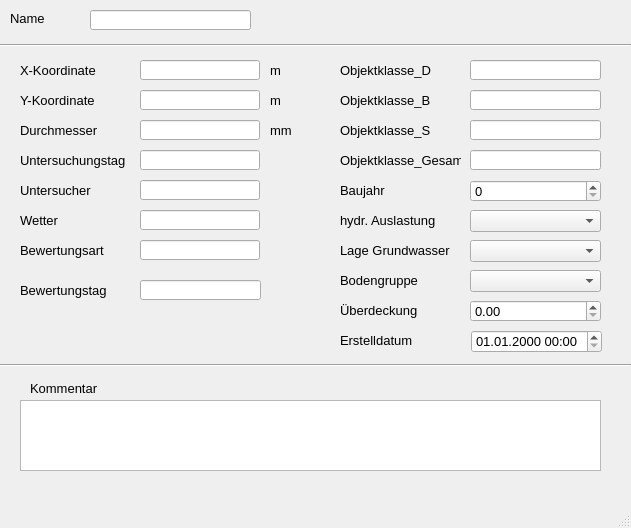
<?xml version="1.0" encoding="UTF-8"?>
<ui version="4.0">
 <class>MainWindow</class>
 <widget class="QMainWindow" name="MainWindow">
  <property name="enabled">
   <bool>true</bool>
  </property>
  <property name="geometry">
   <rect>
    <x>0</x>
    <y>0</y>
    <width>631</width>
    <height>528</height>
   </rect>
  </property>
  <property name="minimumSize">
   <size>
    <width>631</width>
    <height>393</height>
   </size>
  </property>
  <property name="font">
   <font>
    <family>Tahoma</family>
    <pointsize>10</pointsize>
   </font>
  </property>
  <property name="windowTitle">
   <string>MainWindow</string>
  </property>
  <widget class="QWidget" name="centralwidget">
   <widget class="QLabel" name="label">
    <property name="geometry">
     <rect>
      <x>10</x>
      <y>10</y>
      <width>46</width>
      <height>16</height>
     </rect>
    </property>
    <property name="text">
     <string>Name</string>
    </property>
   </widget>
   <widget class="Line" name="line">
    <property name="geometry">
     <rect>
      <x>0</x>
      <y>30</y>
      <width>631</width>
      <height>31</height>
     </rect>
    </property>
    <property name="orientation">
     <enum>Qt::Horizontal</enum>
    </property>
   </widget>
   <widget class="QLabel" name="label_14">
    <property name="geometry">
     <rect>
      <x>30</x>
      <y>380</y>
      <width>81</width>
      <height>16</height>
     </rect>
    </property>
    <property name="text">
     <string>Kommentar</string>
    </property>
   </widget>
   <widget class="QLabel" name="label_11">
    <property name="geometry">
     <rect>
      <x>270</x>
      <y>60</y>
      <width>41</width>
      <height>21</height>
     </rect>
    </property>
    <property name="text">
     <string>m</string>
    </property>
   </widget>
   <widget class="QLabel" name="label_70">
    <property name="geometry">
     <rect>
      <x>340</x>
      <y>330</y>
      <width>111</width>
      <height>21</height>
     </rect>
    </property>
    <property name="text">
     <string>Erstelldatum</string>
    </property>
   </widget>
   <widget class="QLabel" name="label_9">
    <property name="geometry">
     <rect>
      <x>20</x>
      <y>90</y>
      <width>81</width>
      <height>21</height>
     </rect>
    </property>
    <property name="text">
     <string>Y-Koordinate</string>
    </property>
   </widget>
   <widget class="QLabel" name="label_12">
    <property name="geometry">
     <rect>
      <x>270</x>
      <y>90</y>
      <width>41</width>
      <height>21</height>
     </rect>
    </property>
    <property name="text">
     <string>m</string>
    </property>
   </widget>
   <widget class="Line" name="line_2">
    <property name="geometry">
     <rect>
      <x>0</x>
      <y>350</y>
      <width>631</width>
      <height>31</height>
     </rect>
    </property>
    <property name="orientation">
     <enum>Qt::Horizontal</enum>
    </property>
   </widget>
   <widget class="QLabel" name="label_6">
    <property name="geometry">
     <rect>
      <x>20</x>
      <y>60</y>
      <width>91</width>
      <height>21</height>
     </rect>
    </property>
    <property name="text">
     <string>X-Koordinate</string>
    </property>
   </widget>
   <widget class="QLabel" name="label_27">
    <property name="geometry">
     <rect>
      <x>270</x>
      <y>120</y>
      <width>41</width>
      <height>21</height>
     </rect>
    </property>
    <property name="text">
     <string>mm</string>
    </property>
   </widget>
   <widget class="QLabel" name="label_39">
    <property name="geometry">
     <rect>
      <x>20</x>
      <y>120</y>
      <width>81</width>
      <height>21</height>
     </rect>
    </property>
    <property name="text">
     <string>Durchmesser</string>
    </property>
   </widget>
   <widget class="QLineEdit" name="untersuchsch">
    <property name="geometry">
     <rect>
      <x>90</x>
      <y>10</y>
      <width>161</width>
      <height>20</height>
     </rect>
    </property>
   </widget>
   <widget class="QLineEdit" name="durchm">
    <property name="geometry">
     <rect>
      <x>140</x>
      <y>120</y>
      <width>120</width>
      <height>20</height>
     </rect>
    </property>
   </widget>
   <widget class="QTextEdit" name="kommentar">
    <property name="geometry">
     <rect>
      <x>20</x>
      <y>400</y>
      <width>581</width>
      <height>71</height>
     </rect>
    </property>
   </widget>
   <widget class="QLabel" name="label_42">
    <property name="geometry">
     <rect>
      <x>20</x>
      <y>150</y>
      <width>111</width>
      <height>21</height>
     </rect>
    </property>
    <property name="text">
     <string>Untersuchungstag</string>
    </property>
   </widget>
   <widget class="QLineEdit" name="untersuchtag">
    <property name="geometry">
     <rect>
      <x>140</x>
      <y>150</y>
      <width>120</width>
      <height>20</height>
     </rect>
    </property>
   </widget>
   <widget class="QgsDateTimeEdit" name="createdat">
    <property name="geometry">
     <rect>
      <x>471</x>
      <y>330</y>
      <width>131</width>
      <height>23</height>
     </rect>
    </property>
    <property name="currentSection">
     <enum>QDateTimeEdit::DaySection</enum>
    </property>
    <property name="displayFormat">
     <string>dd.MM.yyyy HH:mm</string>
    </property>
   </widget>
   <widget class="QLineEdit" name="y">
    <property name="geometry">
     <rect>
      <x>140</x>
      <y>90</y>
      <width>120</width>
      <height>20</height>
     </rect>
    </property>
    <property name="readOnly">
     <bool>true</bool>
    </property>
   </widget>
   <widget class="QLineEdit" name="x">
    <property name="geometry">
     <rect>
      <x>140</x>
      <y>60</y>
      <width>120</width>
      <height>20</height>
     </rect>
    </property>
    <property name="readOnly">
     <bool>true</bool>
    </property>
   </widget>
   <widget class="QLabel" name="label_43">
    <property name="geometry">
     <rect>
      <x>20</x>
      <y>180</y>
      <width>81</width>
      <height>21</height>
     </rect>
    </property>
    <property name="text">
     <string>Untersucher</string>
    </property>
   </widget>
   <widget class="QLineEdit" name="untersucher">
    <property name="geometry">
     <rect>
      <x>140</x>
      <y>180</y>
      <width>120</width>
      <height>20</height>
     </rect>
    </property>
   </widget>
   <widget class="QLabel" name="label_44">
    <property name="geometry">
     <rect>
      <x>20</x>
      <y>210</y>
      <width>81</width>
      <height>21</height>
     </rect>
    </property>
    <property name="text">
     <string>Wetter</string>
    </property>
   </widget>
   <widget class="QLineEdit" name="bewertungsart">
    <property name="geometry">
     <rect>
      <x>140</x>
      <y>240</y>
      <width>120</width>
      <height>20</height>
     </rect>
    </property>
    <property name="text">
     <string/>
    </property>
   </widget>
   <widget class="QLabel" name="label_45">
    <property name="geometry">
     <rect>
      <x>20</x>
      <y>240</y>
      <width>101</width>
      <height>21</height>
     </rect>
    </property>
    <property name="text">
     <string>Bewertungsart</string>
    </property>
   </widget>
   <widget class="QLineEdit" name="bewertungstag">
    <property name="geometry">
     <rect>
      <x>140</x>
      <y>280</y>
      <width>121</width>
      <height>20</height>
     </rect>
    </property>
   </widget>
   <widget class="QLabel" name="label_46">
    <property name="geometry">
     <rect>
      <x>20</x>
      <y>280</y>
      <width>91</width>
      <height>21</height>
     </rect>
    </property>
    <property name="text">
     <string>Bewertungstag</string>
    </property>
   </widget>
   <widget class="QLabel" name="label_47">
    <property name="geometry">
     <rect>
      <x>340</x>
      <y>60</y>
      <width>121</width>
      <height>21</height>
     </rect>
    </property>
    <property name="text">
     <string>Objektklasse_D</string>
    </property>
   </widget>
   <widget class="QLineEdit" name="objektklasse_dichtheit">
    <property name="geometry">
     <rect>
      <x>470</x>
      <y>60</y>
      <width>131</width>
      <height>20</height>
     </rect>
    </property>
   </widget>
   <widget class="QLabel" name="label_48">
    <property name="geometry">
     <rect>
      <x>340</x>
      <y>90</y>
      <width>121</width>
      <height>21</height>
     </rect>
    </property>
    <property name="text">
     <string>Objektklasse_B</string>
    </property>
   </widget>
   <widget class="QLineEdit" name="objektklasse_betriebssicherheit">
    <property name="geometry">
     <rect>
      <x>470</x>
      <y>90</y>
      <width>131</width>
      <height>20</height>
     </rect>
    </property>
   </widget>
   <widget class="QLabel" name="label_49">
    <property name="geometry">
     <rect>
      <x>340</x>
      <y>120</y>
      <width>121</width>
      <height>21</height>
     </rect>
    </property>
    <property name="text">
     <string>Objektklasse_S</string>
    </property>
   </widget>
   <widget class="QLineEdit" name="objektklasse_standsicherheit">
    <property name="geometry">
     <rect>
      <x>470</x>
      <y>120</y>
      <width>131</width>
      <height>20</height>
     </rect>
    </property>
   </widget>
   <widget class="QLabel" name="label_50">
    <property name="geometry">
     <rect>
      <x>340</x>
      <y>150</y>
      <width>121</width>
      <height>21</height>
     </rect>
    </property>
    <property name="text">
     <string>Objektklasse_Gesamt</string>
    </property>
   </widget>
   <widget class="QLineEdit" name="objektklasse_gesamt">
    <property name="geometry">
     <rect>
      <x>470</x>
      <y>150</y>
      <width>131</width>
      <height>20</height>
     </rect>
    </property>
   </widget>
   <widget class="QLabel" name="label_51">
    <property name="geometry">
     <rect>
      <x>340</x>
      <y>180</y>
      <width>121</width>
      <height>21</height>
     </rect>
    </property>
    <property name="text">
     <string>Baujahr</string>
    </property>
   </widget>
   <widget class="QLabel" name="label_52">
    <property name="geometry">
     <rect>
      <x>340</x>
      <y>210</y>
      <width>121</width>
      <height>21</height>
     </rect>
    </property>
    <property name="text">
     <string>hydr. Auslastung</string>
    </property>
   </widget>
   <widget class="QLabel" name="label_53">
    <property name="geometry">
     <rect>
      <x>340</x>
      <y>240</y>
      <width>121</width>
      <height>21</height>
     </rect>
    </property>
    <property name="text">
     <string>Lage Grundwasser</string>
    </property>
   </widget>
   <widget class="QLabel" name="label_55">
    <property name="geometry">
     <rect>
      <x>340</x>
      <y>270</y>
      <width>121</width>
      <height>21</height>
     </rect>
    </property>
    <property name="text">
     <string>Bodengruppe</string>
    </property>
   </widget>
   <widget class="QComboBox" name="hydraulische_auslastung">
    <property name="geometry">
     <rect>
      <x>470</x>
      <y>210</y>
      <width>131</width>
      <height>22</height>
     </rect>
    </property>
    <item>
     <property name="text">
      <string/>
     </property>
    </item>
    <item>
     <property name="text">
      <string>eingehalten</string>
     </property>
    </item>
    <item>
     <property name="text">
      <string>nicht eingehalten</string>
     </property>
    </item>
   </widget>
   <widget class="QComboBox" name="lage_grundwasser">
    <property name="geometry">
     <rect>
      <x>470</x>
      <y>240</y>
      <width>131</width>
      <height>22</height>
     </rect>
    </property>
    <item>
     <property name="text">
      <string/>
     </property>
    </item>
    <item>
     <property name="text">
      <string>kein Grundwasser</string>
     </property>
    </item>
    <item>
     <property name="text">
      <string>im Grundwasser</string>
     </property>
    </item>
    <item>
     <property name="text">
      <string>in der Wechselzone</string>
     </property>
    </item>
    <item>
     <property name="text">
      <string>oberhalb des Grundwassers</string>
     </property>
    </item>
   </widget>
   <widget class="QComboBox" name="bodengruppe">
    <property name="geometry">
     <rect>
      <x>470</x>
      <y>270</y>
      <width>131</width>
      <height>22</height>
     </rect>
    </property>
    <item>
     <property name="text">
      <string/>
     </property>
    </item>
    <item>
     <property name="text">
      <string>Bodengruppe 1</string>
     </property>
    </item>
    <item>
     <property name="text">
      <string>Bodengruppe 2</string>
     </property>
    </item>
    <item>
     <property name="text">
      <string>Bodengruppe 3</string>
     </property>
    </item>
    <item>
     <property name="text">
      <string>Bodengruppe 4</string>
     </property>
    </item>
   </widget>
   <widget class="QSpinBox" name="baujahr">
    <property name="geometry">
     <rect>
      <x>470</x>
      <y>180</y>
      <width>131</width>
      <height>22</height>
     </rect>
    </property>
   </widget>
   <widget class="QLineEdit" name="wetter">
    <property name="geometry">
     <rect>
      <x>140</x>
      <y>210</y>
      <width>120</width>
      <height>20</height>
     </rect>
    </property>
   </widget>
   <widget class="QLabel" name="label_54">
    <property name="geometry">
     <rect>
      <x>340</x>
      <y>300</y>
      <width>121</width>
      <height>21</height>
     </rect>
    </property>
    <property name="text">
     <string>Überdeckung</string>
    </property>
   </widget>
   <widget class="QDoubleSpinBox" name="ueberdeckung">
    <property name="geometry">
     <rect>
      <x>470</x>
      <y>300</y>
      <width>131</width>
      <height>22</height>
     </rect>
    </property>
   </widget>
  </widget>
  <widget class="QMenuBar" name="menubar">
   <property name="geometry">
    <rect>
     <x>0</x>
     <y>0</y>
     <width>631</width>
     <height>21</height>
    </rect>
   </property>
  </widget>
  <widget class="QStatusBar" name="statusbar"/>
 </widget>
 <customwidgets>
  <customwidget>
   <class>QgsDateTimeEdit</class>
   <extends>QDateTimeEdit</extends>
   <header>qgsdatetimeedit.h</header>
  </customwidget>
 </customwidgets>
 <tabstops>
  <tabstop>untersuchsch</tabstop>
  <tabstop>durchm</tabstop>
  <tabstop>untersuchtag</tabstop>
  <tabstop>createdat</tabstop>
  <tabstop>kommentar</tabstop>
 </tabstops>
 <resources/>
 <connections/>
</ui>
